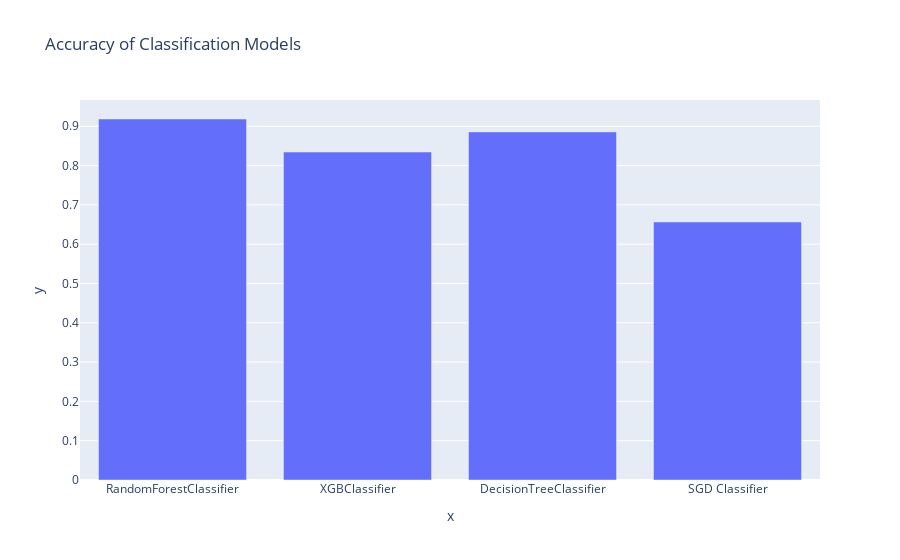

Write notebook code for a chart like this one.
### Code cell
models = ['RandomForestClassifier', 'XGBClassifier','DecisionTreeClassifier','SGD Classifier']
score = [rf_accuracy, xgb_cls_accuracy,dtc_accuracy,sgdc_accuracy]

fig=px.bar(x=models, y=score,title='Accuracy of Classification Models')
fig.show()

print("FINDING BEST FIT MODEL FOR EVALUATION BASED ON  ACCURACY\n")
max_score = max(score)  # Initialize max_score with the maximum value in the score list
max_model = ""

for model, score_value in zip(models, score):
    print(model, score_value)
    if score_value == max_score:
        max_model = model

print(f"\nModel: {max_model} contain Maximum accuracy: {max_score} ")

### Figure 1 — Plotly figure (JSON) as saved in the notebook; plotly's stock layout.template omitted (floating-point values rounded to 4 significant figures)
{"data": [{"alignmentgroup": "True", "hovertemplate": "x=%{x}<br>y=%{y}<extra></extra>", "legendgroup": "", "marker": {"color": "#636efa", "pattern": {"shape": ""}}, "name": "", "offsetgroup": "", "orientation": "v", "showlegend": false, "textposition": "auto", "type": "bar", "x": ["RandomForestClassifier", "XGBClassifier", "DecisionTreeClassifier", "SGD Classifier"], "xaxis": "x", "y": [0.9185, 0.8344, 0.8855, 0.6565], "yaxis": "y"}], "layout": {"barmode": "relative", "legend": {"tracegroupgap": 0}, "title": {"text": "Accuracy of Classification Models"}, "xaxis": {"anchor": "y", "domain": [0, 1], "title": {"text": "x"}}, "yaxis": {"anchor": "x", "domain": [0, 1], "title": {"text": "y"}}}}
